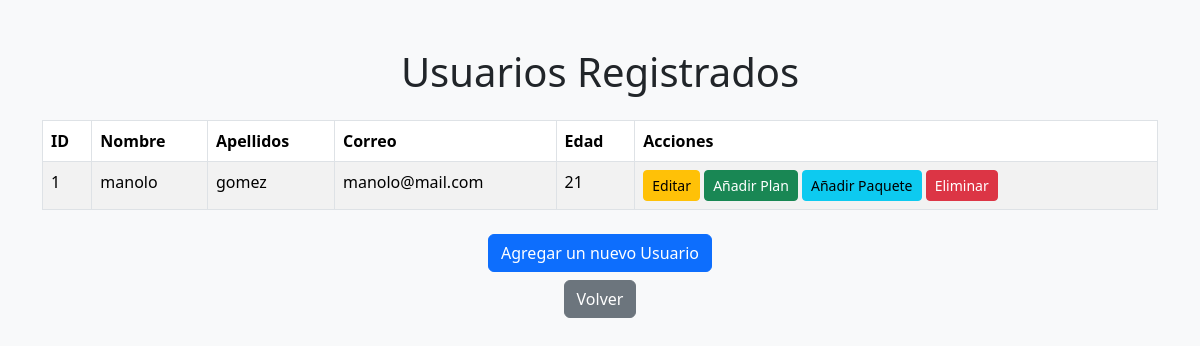
The page /vista/lista_usuario.php (signed in) on the database its author committed.
### tables this page shows
CREATE TABLE usuarios (
    id_usuario INT AUTO_INCREMENT PRIMARY KEY,
    nombre VARCHAR(100) NOT NULL,
    apellidos VARCHAR(100) NOT NULL,
    correo VARCHAR(100) NOT NULL UNIQUE,
    edad INT NOT NULL CHECK (edad >= 0)
);

### config/class_conexion.php (called while the page is built, shortened)
<?php
class Conexion {
    private $servidor = 'localhost';
    private $usuario = 'root';
    private $password = 'root';
    private $base_datos = 'streamweb';
    public function __construct() {
        $this->conexion = new mysqli($this->servidor, $this->usuario, $this->password, $this->base_datos);
    }
}
?>

### controlador/UsuarioController.php (called while the page is built, shortened)
<?php
require_once '../modelo/class_usuario.php';
class UsuarioController
{
    private $usuario;
    public function __construct()
    {
        $this->usuario = new Usuario();
    }
    public function obtenerUsuario()
    {
        return $this->usuario->obtenerUsuario();
    }
}
?>

### modelo/class_usuario.php (called while the page is built, shortened)
<?php
require_once '../config/class_conexion.php';
class Usuario
{
    private $conexion;
    public function __construct()
    {
        $this->conexion = new Conexion();
    }
    public function obtenerUsuario()
    {
        $query = "SELECT * FROM usuarios";
        $resultado = $this->conexion->conexion->query($query);
        $usuario = [];
        while ($fila = $resultado->fetch_assoc()) {
            $usuario[] = $fila;
        }
        return $usuario;
    }
}

### vista/lista_usuario.php (the view, shortened to what this page needs)
<?php
require_once '../controlador/UsuarioController.php';
$controller = new UsuarioController();
$ad = $controller->obtenerUsuario();
?>
<!DOCTYPE html>
<html lang="es">
<head>
    <link href="https://cdn.jsdelivr.net/npm/bootstrap@5.3.3/dist/css/bootstrap.min.css" rel="stylesheet">
</head>
<body class="bg-light">
    <div class="container mt-5">
        <h1 class="text-center mb-4">Usuarios Registrados</h1>
        <table class="table table-striped table-bordered">
            <thead class="thead-dark">
                <tr>
                    <th>ID</th>
                    <th>Nombre</th>
                    <th>Apellidos</th>
                    <th>Correo</th>
                    <th>Edad</th>
                    <th>Acciones</th>
                </tr>
            </thead>
            <tbody>
                <?php foreach ($ad as $ad): ?>
                    <tr>
                        <td><?= $ad['id_usuario'] ?></td>
                        <td><?= $ad['nombre'] ?></td>
                        <td><?= $ad['apellidos'] ?></td>
                        <td><?= $ad['correo'] ?></td>
                        <td><?= $ad['edad'] ?></td>
                        <td>
                            <a href="editar_usuario.php?id=<?= $ad['id_usuario'] ?>" class="btn btn-warning btn-sm">Editar</a>
                            <a href="alta_plan.php?id=<?= $ad['id_usuario'] ?>" class="btn btn-success btn-sm">Añadir Plan</a>
                            <a href="alta_paquete.php?id=<?= $ad['id_usuario'] ?>" class="btn btn-info btn-sm">Añadir Paquete</a>
                            <a href="eliminar_usuario.php?id=<?= $ad['id_usuario'] ?>" class="btn btn-danger btn-sm">Eliminar</a>
                        </td>
                    </tr>
                <?php endforeach; ?>
            </tbody>
        </table>
        <div class="text-center mt-4">
            <a href="alta_usuario.php" class="btn btn-primary">Agregar un nuevo Usuario</a>
        </div>
        <div class="text-center mt-2">
            <a href="../perfil_index.php" class="btn btn-secondary">Volver</a>
        </div>
    </div>
</body>
</html>

### rows shown on the page
usuarios: id_usuario "1", nombre "manolo", apellidos "gomez", correo "manolo@mail.com", edad "21"
